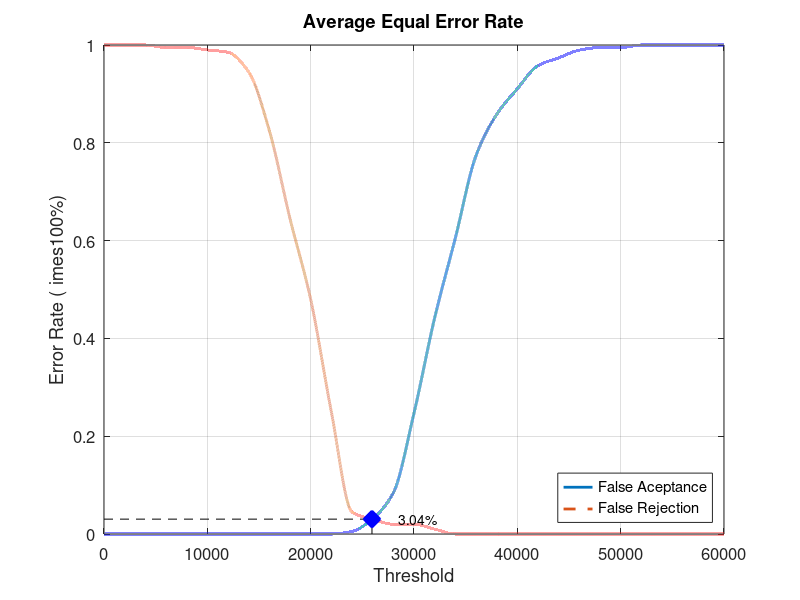
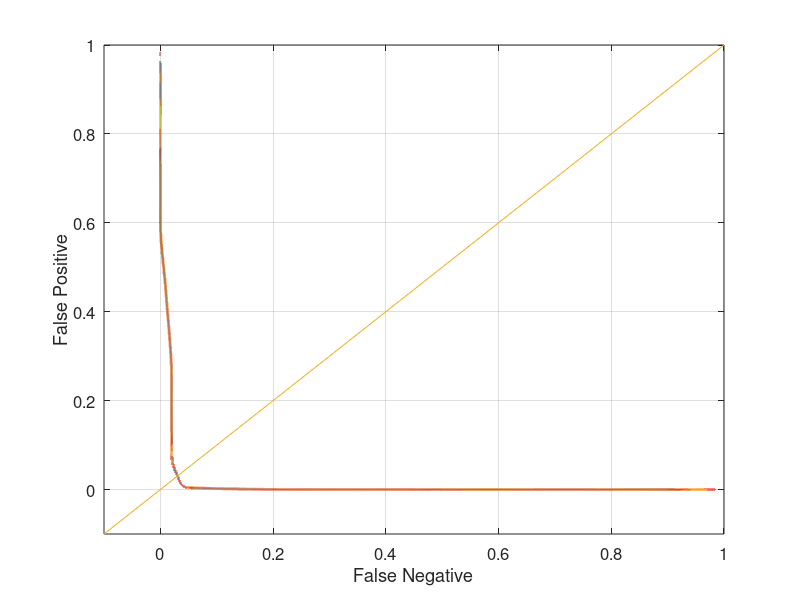

Reproduce these figures in MATLAB, in order.
close all;
clear;
clc;
x = 0:2000:60000;
xq = 0:0.5:60000;

y0 = [0 0 0 0 0 0 0 0 0 0 0 0 0.00526316 0.0315789 0.0842105 0.247368 0.442105 0.605263 0.773684 0.857895 0.910526 0.957895 0.973684 0.989474 0.994737 0.994737 1 1 1 1 1]
yy0 = interp1(x, y0, xq, 'pchip');
y1 = [1 1 1 0.995 0.995 0.99 0.985 0.945 0.825 0.645 0.48 0.25 0.045 0.03 0.02 0.02 0.01 0 0 0 0 0 0 0 0 0 0 0 0 0 0]
yy1 = interp1(x, y1, xq, 'pchip');

% Calculating EER: 
y2 = abs(y0 - y1);
find(y2 == min(y2))
yy2 = abs(yy0 - yy1);
xEER = find(yy2 == min(yy2));
xEERIndex = xq(xEER) % X-axis EER
yEER = yy0(xEER) % Y-axis EER

main = figure
plot(xq, yy0,'-','LineWidth', 2);	hold on
plot(xq, yy1,'--','LineWidth', 2);	hold on
plot([xEERIndex xEERIndex], [0 yEER], 'k--');	hold on
plot([0 xEERIndex], [yEER yEER], 'k--');	hold on
plot(xEERIndex, yEER, 'bx', 'LineWidth', 10);	hold on
text(xEERIndex + 10 * xEERIndex / 100, yEER, [num2str(round((10000 * yEER)) / 100) '%'])
legend('False Aceptance', 'False Rejection', 'Location', 'SouthEast')
xlabel('Threshold')
ylabel('Error Rate (	imes100%)')
title('Average Equal Error Rate')
set(gca, 'FontSize', 12)
axis([0 60000 0 1])
grid on

print(main, 'Database5_4Main', '-dpng');
FNRxFPR = figure('Color', [1 1 1]);
plot(yy1, yy0, '-', yy1, yy0, 'LineWidth', 2);
hold on
y = -0.1:0.1:1
plot(y, y); 
set(gca, 'FontSize', 12)
xlabel('False Negative')
ylabel('False Positive')
axis([-0.1 1 -0.1 1])
set(gca, 'FontSize', 12)
grid on

print(FNRxFPR, 'Database5_4FNRxFPR','-dpng');
